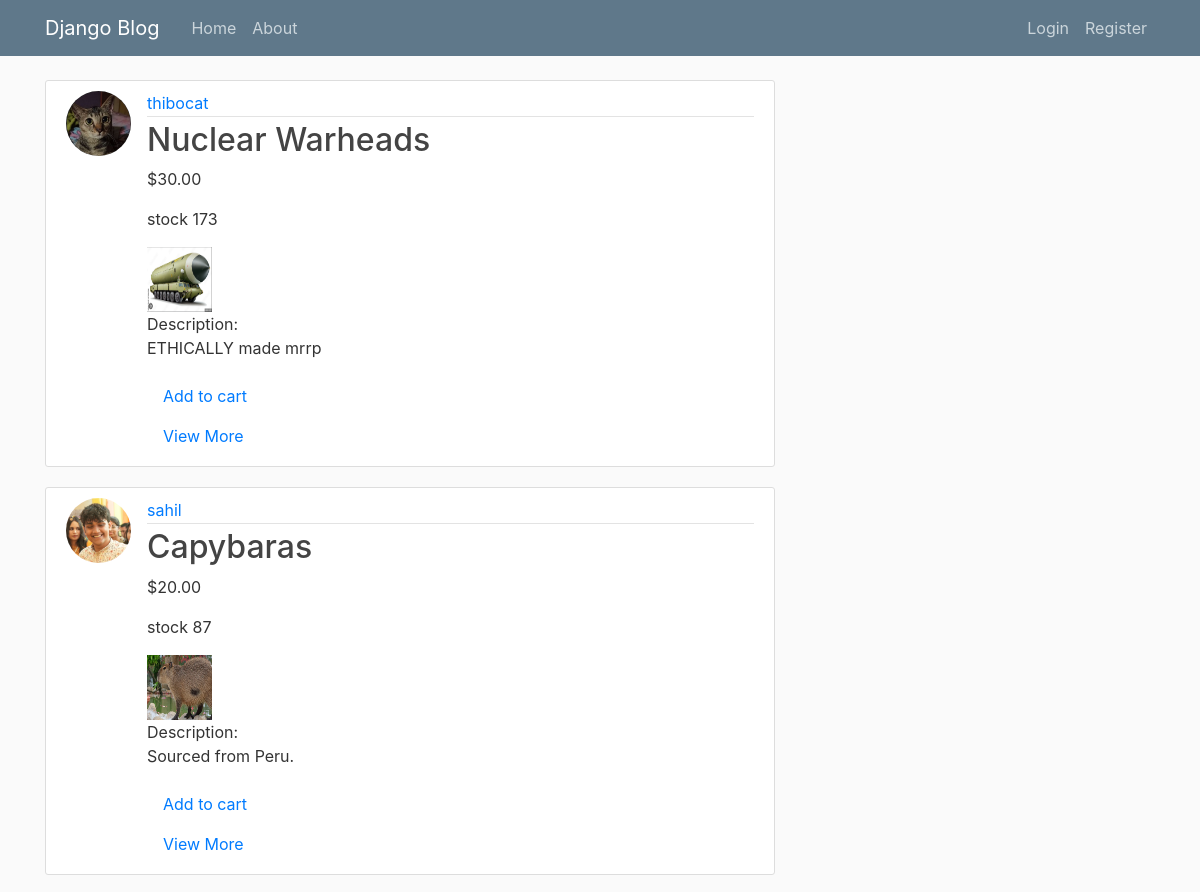
Before: / (upper part) with the older database file.
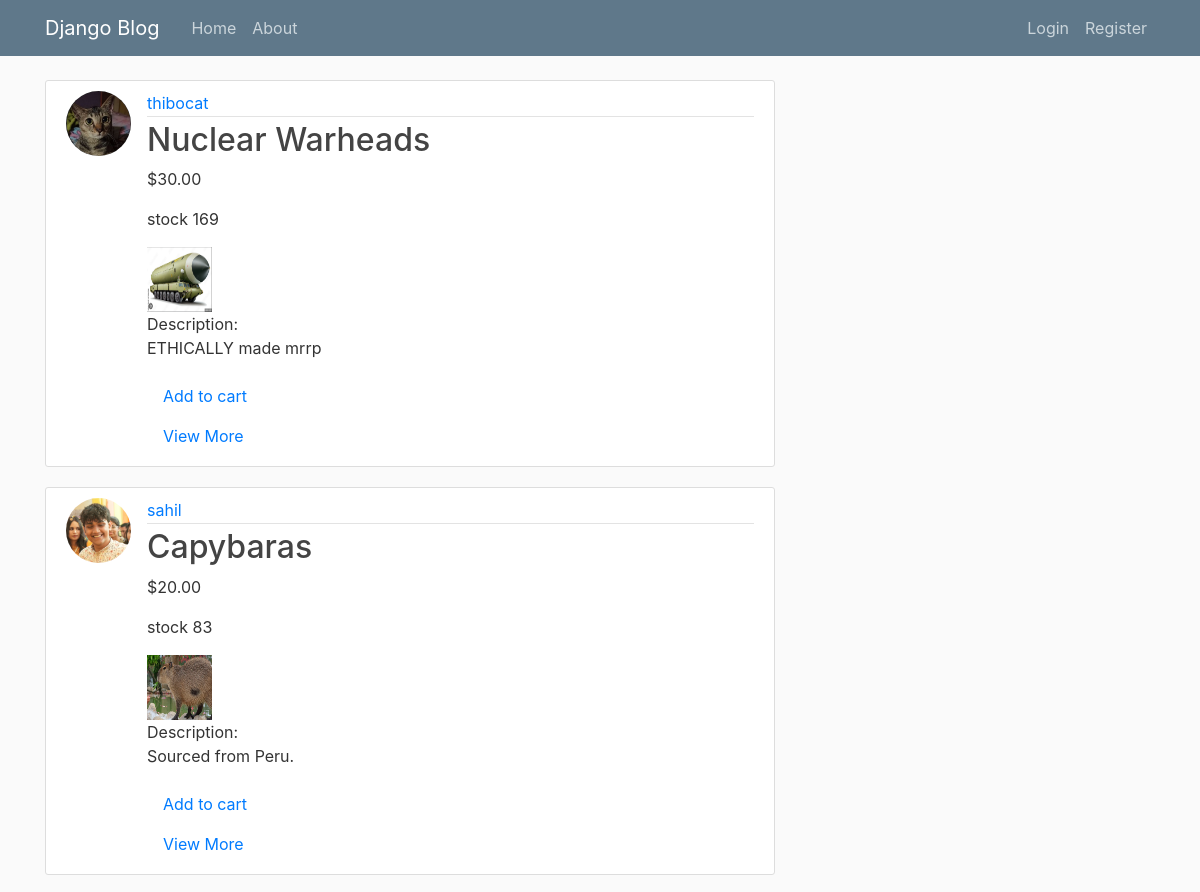
After: the same page with the newer database file.
### blog/models.py (models this page shows, shortened)
class post(models.Model):
    title = models.CharField(max_length=100)
    price = models.DecimalField(max_digits=10, decimal_places=2)
    date = models.DateTimeField(default = timezone.now)
    author = models.ForeignKey(User, on_delete=models.CASCADE)
    image = models.ImageField(upload_to='images')
    orders = models.IntegerField(default=0)
    stock = models.IntegerField(default=0)
    description = models.CharField(max_length=200, default='No description given')

### registration/models.py (models this page shows, shortened)
class Profile(models.Model):
    user = models.OneToOneField(User, on_delete=models.CASCADE)
    image = models.ImageField(default='default.jpg', upload_to='profile_pics')
    is_seller = models.BooleanField(default=False)
    cash = models.DecimalField(max_digits=10, decimal_places=2, default=0)

### blog/views.py (the view, shortened to what this page needs)
# urls.py: path('', PostListView.as_view(), name = 'blog-home'),
class PostListView(ListView):
    model = post
    template_name = 'blog/home.html'
    context_object_name = 'posts'
    ordering = ['-orders']

### blog/templates/blog/home.html (shortened to what this page needs)
{% extends "blog/base.html" %}
{% block content %}
    {% for post in posts %}
        <article class="media content-section">
          <img class="rounded-circle article-img" src="{{ post.author.profile.image.url }}">
          <div class="media-body">
            <div class="article-metadata">
              <a class="mr-2" href="#">{{ post.author }}</a>
            </div>
            <h2><a class="article-title" href="{% url 'post-detail' post.id %}">{{ post.title }}</a></h2>
            <p class="article-content">${{ post.price }}</p>
            <p class="article-content">stock {{ post.stock }}</p>
            <img class="article-img" src="{{ post.image.url }}" alt="{{ post.title }}">
            <p class="article-content">Description:
               {{ post.description }}</p>
            <a class="nav-item nav-link" href="{% url 'add_to_cart' post.id%}">Add to cart</a>
            <a class="nav-item nav-link" href="#">View More</a>
          </div>
        </article>
    {% endfor %}
{% endblock content %}

Changed rows visible on the page:
changed post "Nuclear Warheads": stock "173" → "169"
changed post "Capybaras": stock "87" → "83"
